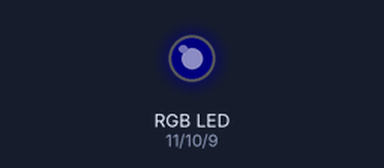
The sketch below on a simulated Arduino Uno, built with avr-gcc and run on an emulated ATmega328P. Parts: an RGB LED mixed from three pins (HIGH = lit). Dim RGB values are drawn brighter than linear.

Above: at 0.05 s.
At 1.25 s:
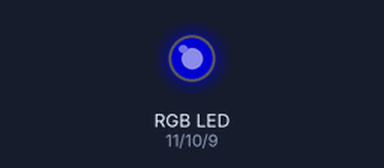
At 2.45 s:
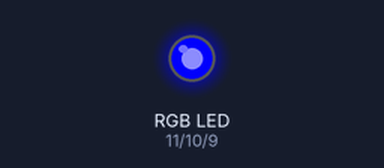
At 4.9 s:
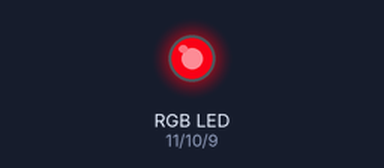
At 7.35 s:
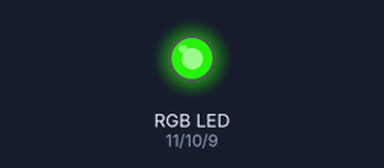
At 9.8 s:
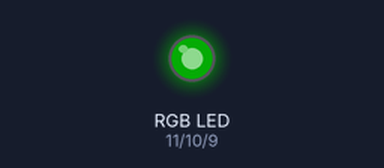
Timing chart, 0 to 13.3 s (numbered marks = the images above):
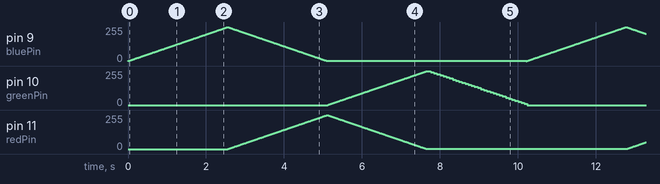

The sketch:

leds.ino
```cpp
int redPin = 11;                // output pin number to Red pin of the LED
int greenPin = 10;              // output pin number to Green pin
int bluePin = 9;                // output pin number to Blue pin

void setup()                    // this runs once, when the sketch starts
{
 pinMode(redPin, OUTPUT);      // sets the pin as output pin
 pinMode(greenPin, OUTPUT);    // sets the pin as output pin
 pinMode(bluePin, OUTPUT);     // sets the pin as output pin
}
void loop()                     // this runs over and over again forever
{
 int value = 0;
 for (int i = 0; i < 255; i++)
 {
   analogWrite(bluePin, i); // Outputs analog value i on redPin using PWM.
                           // value range: 0 ~ 255 (0: off, 255: fully on)
   delay(10); // waits 10 ms
 }
  for (int i = 0; i < 255; i++)
 {
   analogWrite(bluePin, 255-i); // Outputs analog value i on redPin using PWM.
                           // value range: 0 ~ 255 (0: off, 255: fully on)
   analogWrite(redPin, i);
   delay(10); // waits 10 ms
 }
   for (int i = 0; i < 255; i++)
 {
   analogWrite(redPin, 255-i); // Outputs analog value i on redPin using PWM.
                           // value range: 0 ~ 255 (0: off, 255: fully on)
   analogWrite(greenPin, i);
   delay(10); // waits 10 ms
 }
  for (int i = 0; i < 255; i++)
 {
   analogWrite(greenPin, 255-i); // Outputs analog value i on redPin using PWM.
                           // value range: 0 ~ 255 (0: off, 255: fully on)
   delay(10); // waits 10 ms
   digitalWrite(greenPin, LOW);
 }
}
```
